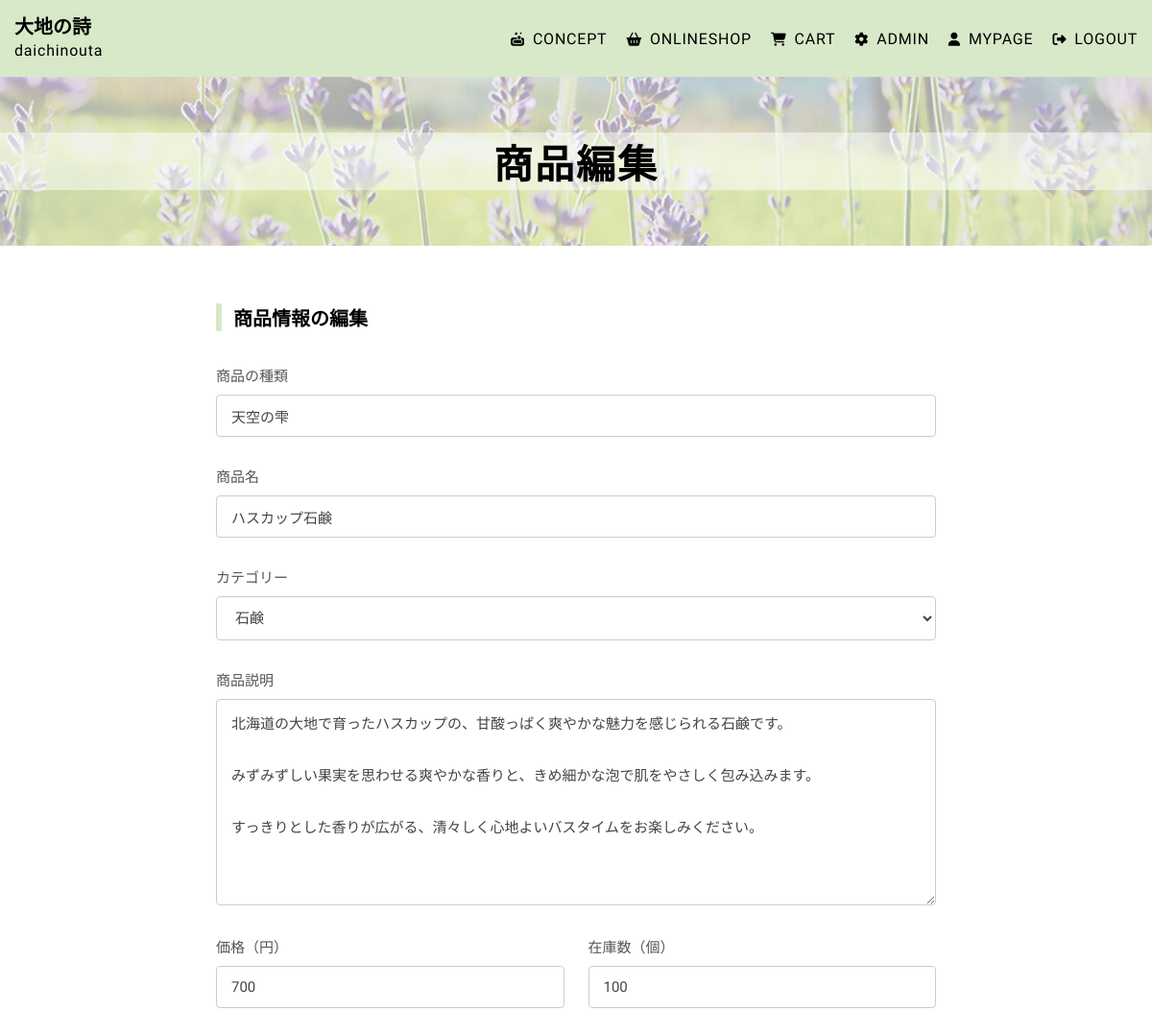
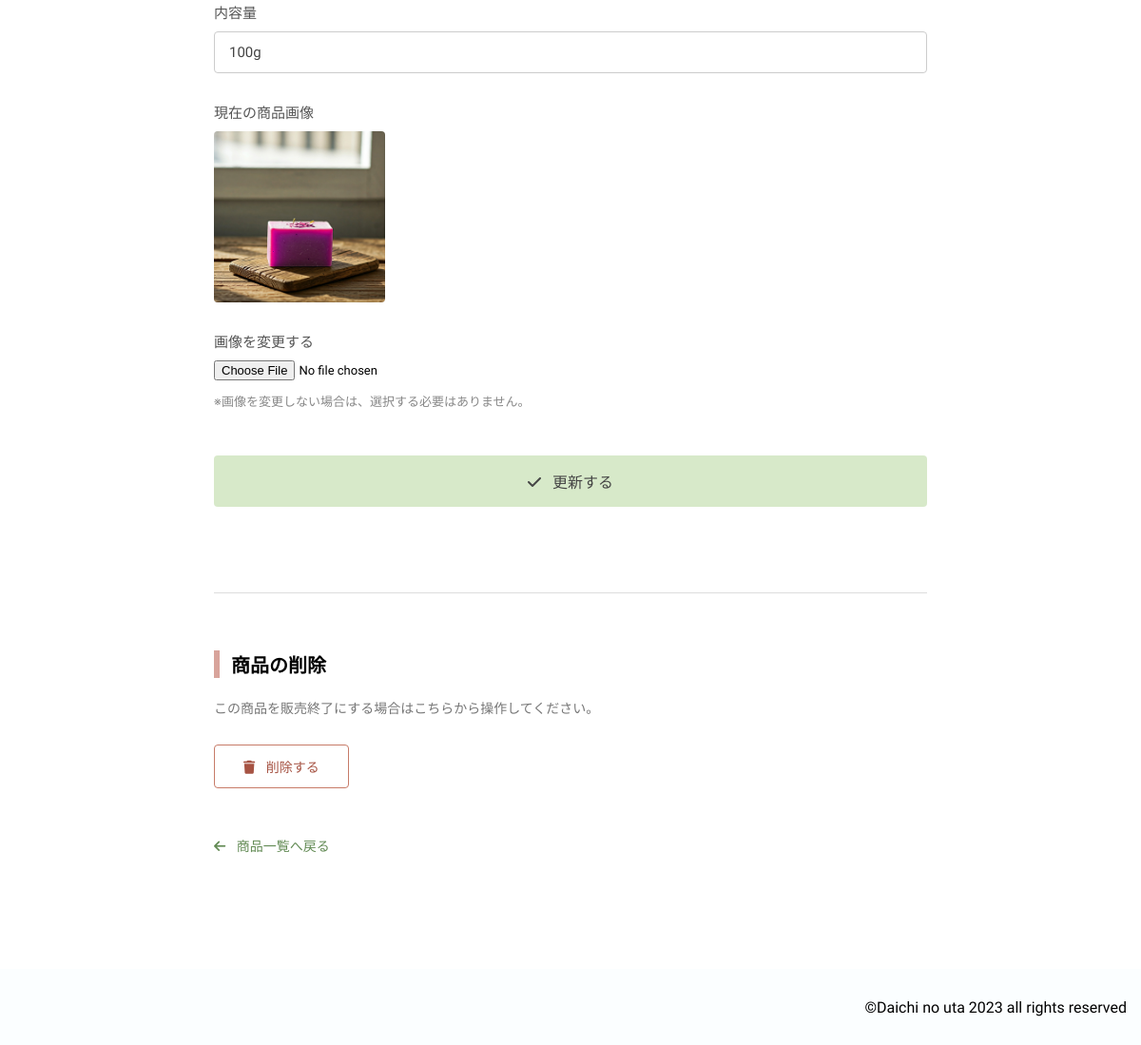
Page /update.php?id=4 (signed in) on the committed database (2 pictures, top to bottom).
### tables this page shows
CREATE TABLE `products` (
  `key_id` int(11) NOT NULL,
  `category_id` int(3) NOT NULL,
  `product` varchar(20) NOT NULL,
  `product_name` varchar(30) NOT NULL,
  `description` text NOT NULL,
  `price` int(8) NOT NULL,
  `stock` int(3) NOT NULL,
  `image` varchar(200) NOT NULL,
  `g` varchar(20) NOT NULL,
  `created_at` date NOT NULL,
  `updated_at` date NOT NULL,
  `is_active` tinyint(1) NOT NULL DEFAULT 1
);

CREATE TABLE `categories` (
  `id` int(11) NOT NULL,
  `category_name` varchar(20) NOT NULL
);

### func.php (called while the page is built)
<?php
function h(string $str){
    return htmlspecialchars($str,ENT_QUOTES);
}

### update.php (the view, shortened to what this page needs)
<?php
require_once("conn.php");
require_once("func.php");
$id = h($_GET["id"]);
$str = "SELECT * FROM products WHERE key_id = :id";
$stmt = $db->prepare($str);
$stmt->bindParam(":id", $id, PDO::PARAM_INT);
$stmt->execute();
$kekka = $stmt->fetch(PDO::FETCH_ASSOC);
$category_list = $db->query("SELECT * FROM categories");
$categories = $category_list->fetchAll(PDO::FETCH_ASSOC);
?>
<!DOCTYPE html>
<html lang="ja">
<head>
    <link rel="stylesheet" href="https://cdnjs.cloudflare.com/ajax/libs/font-awesome/6.5.1/css/all.min.css">
    <link rel="stylesheet" href="https://cdnjs.cloudflare.com/ajax/libs/font-awesome/6.5.1/css/all.min.css"><link rel="preconnect" href="https://fonts.googleapis.com">
    <link rel="stylesheet" href="css/mystyle.css">
</head>
<body>
<header>
<div class="top">
<a href="index.php">
<h2>大地の詩</h2>
<p>daichinouta</p>
</a>
</div>
<nav class="site-nav">
<ul>
<li><a href="concept.php"><i class="fa-solid fa-soap"></i>CONCEPT</a></li>
<li><a href="onlineshop.php"><i class="fa-solid fa-basket-shopping"></i>ONLINESHOP</a></li>
<li><a href="cart.php"><i class="fa-solid fa-cart-shopping"></i>CART</a></li>
<?php
    if(isset($_SESSION["login"]) and $_SESSION["login"] == "admin"){
        echo "<li><a href=\"admin.php\"><i class=\"fa-solid fa-gear\"></i>ADMIN</a></li>";
    }
    if(isset($_SESSION["login"])){
        echo "<li><a href=\"mypage.php\"><i class=\"fa-solid fa-user\"></i>MYPAGE</a></li>";
        echo "<li><a href=\"logout.php\"><i class=\"fa-solid fa-right-from-bracket\"></i>LOGOUT</a></li>";
    }
?>
</ul>
</nav>
</header>
<article class="onlineshop">
<div class="midasi">
<h2>商品編集</h2>
</div>
<div class="product-update">
<h3>商品情報の編集</h3>
    <form action="update_done.php"
          method="post"
          enctype="multipart/form-data"
          class="product-update-form">
        <div class="update-field">
            <label for="product">商品の種類</label>
            <input type="text"
                   name="product"
                   id="product"
                   value="<?= h($kekka["product"]) ?>"
                   maxlength="20"
                   required>
        </div>
        <div class="update-field">
            <label for="product_name">商品名</label>
            <input type="text"
                   name="product_name"
                   id="product_name"
                   value="<?= h($kekka["product_name"]) ?>"
                   maxlength="30"
                   required>
        </div>
        <div class="update-field">
            <label for="category_id">カテゴリー</label>
            <select name="category_id" id="category_id">
                <?php foreach ($categories as $category): ?>
                    <option
                        value="<?= h($category["id"]) ?>"
                        <?= $category["id"] == $kekka["category_id"] ? "selected" : "" ?>
                    >
                        <?= h($category["category_name"]) ?>
                    </option>
                <?php endforeach; ?>
            </select>
        </div>
        <div class="update-field">
            <label for="description">商品説明</label>
            <textarea name="description"
                      id="description"
                      rows="7"
                      required><?= h($kekka["description"]) ?></textarea>
        </div>
        <div class="update-field-row">
            <div class="update-field">
                <label for="price">価格（円）</label>
                <input type="number"
                       name="price"
                       id="price"
                       value="<?= h($kekka["price"]) ?>"
                       min="0"
                       required>
            </div>
            <div class="update-field">
                <label for="stock">在庫数（個）</label>
                <input type="number"
                       name="stock"
                       id="stock"
                       value="<?= h($kekka["stock"]) ?>"
                       min="0"
                       required>
            </div>
        </div>
        <div class="update-field">
            <label for="g">内容量</label>
            <input type="text"
                   name="g"
                   id="g"
                   value="<?= h($kekka["g"]) ?>"
                   maxlength="20"
                   required>
        </div>
        <div class="update-field">
            <label>現在の商品画像</label>
            <img src="<?= h($kekka["image"]) ?>"
                 alt="<?= h($kekka["product_name"]) ?>"
                 class="update-image">
        </div>
        <div class="update-field">
            <label for="image">画像を変更する</label>
            <input type="file"
                   name="image"
                   id="image"
                   accept="image/*">
            <p class="update-note">
                ※画像を変更しない場合は、選択する必要はありません。
            </p>
        </div>
        <button type="submit" class="update-submit">
            <i class="fa-solid fa-check"></i>
            更新する
        </button>
    </form>
    <div class="update-delete-area">
        <h3>商品の削除</h3>
        <p>この商品を販売終了にする場合はこちらから操作してください。</p>
        <form action="delete_product.php"
              method="post"
              onsubmit="return confirm('削除してよろしいですか？')">
            <button type="submit" class="update-delete">
                <i class="fa-solid fa-trash"></i>
                削除する
            </button>
        </form>
    </div>
    <div class="admin-back">
        <a href="update_products.php">
            <i class="fa-solid fa-arrow-left"></i>
            商品一覧へ戻る
        </a>
    </div>
</div>
</article>
<footer>
<small>&copy;Daichi no uta 2023 all rights reserved</small>
</footer>
</body>
</html>

### css/mystyle.css (style rules this page uses)
html { font-size: 62.5%; }
body { margin: 0; padding: 0; overflow-x: hidden; font-family: "Kiwi Maru", serif; }
header { background-color: #d7e9c9; height: 80px; display: flex; justify-content: space-between; align-items: center; }
header .top { margin-left: 15px; line-height: 8px; }
header .top a { color: inherit; text-decoration: none; }
header .top a h2 { font-size: 2rem; }
header .top a p { font-size: 1.6rem; letter-spacing: 0.05em; }
header .site-nav ul { list-style-type: none; display: flex; gap: 15px; margin-right: 15px; }
header .site-nav ul a { font-size: 1.6rem; padding-left: 5px; letter-spacing: 0.05em; color: inherit; text-decoration: none; }
header .site-nav ul a i { margin-right: 8px; font-size: 1.4rem; }
.onlineshop .midasi { height: 22vh; background-image: url(../image/大地の詩背景.jpg); background-size: cover; display: flex; justify-content: center; align-items: center; }
.onlineshop .midasi h2 { width: 100%; margin: 0; font-size: 4.1rem; text-align: center; background-color: rgba(251, 254, 255, 0.4980392157); letter-spacing: 0.05em; }
.admin-back { width: 80%; margin: 50px auto 100px; }
.admin-back a { font-size: 1.4rem; color: #638b55; text-decoration: none; }
.admin-back a i { margin-right: 8px; }
.product-update { width: 80%; max-width: 750px; margin: 60px auto 120px; min-height: 600px; }
.product-update h3 { font-size: 2rem; border-left: 6px solid #d7e9c9; padding-left: 12px; margin-bottom: 35px; }
.product-update .update-field { margin-bottom: 30px; }
.product-update .update-field label { display: block; font-size: 1.5rem; color: #555; margin-bottom: 10px; }
.product-update .update-field input:not([type=file]), .product-update .update-field select, .product-update .update-field textarea { width: 100%; padding: 12px 15px; box-sizing: border-box; border: 1px solid #ccc; border-radius: 4px; background-color: #fff; font-family: "Kiwi Maru", serif; font-size: 1.5rem; color: #444; }
.product-update .update-field textarea { resize: vertical; line-height: 1.8; }
.product-update .update-field input[type=file] { font-family: "Kiwi Maru", serif; font-size: 1.3rem; max-width: 100%; }
.product-update .update-field-row { display: grid; grid-template-columns: 1fr 1fr; gap: 25px; }
.product-update .update-image { display: block; width: 180px; height: 180px; -o-object-fit: cover; object-fit: cover; border-radius: 4px; }
.product-update .update-note { font-size: 1.3rem; color: #888; margin-top: 12px; line-height: 1.7; }
.product-update .update-submit { display: block; width: 100%; padding: 15px; margin-top: 45px; background-color: #d7e9c9; border: none; border-radius: 4px; font-family: "Kiwi Maru", serif; font-size: 1.6rem; color: #444; cursor: pointer; }
.product-update .update-submit i { margin-right: 8px; }
.product-update .update-delete-area { margin-top: 90px; padding-top: 40px; border-top: 1px solid #ddd; }
.product-update .update-delete-area h3 { border-left-color: #d8a49b; margin-bottom: 20px; }
.product-update .update-delete-area p { font-size: 1.4rem; color: #777; line-height: 1.8; margin-bottom: 25px; }
.product-update .update-delete { padding: 12px 30px; background-color: #fff; border: 1px solid #c77b68; border-radius: 4px; font-family: "Kiwi Maru", serif; font-size: 1.4rem; color: #a65343; cursor: pointer; }
.product-update .update-delete i { margin-right: 8px; }
.product-update .admin-back { width: 100%; margin: 50px 0 0; }
footer { background-color: #fbfeff; display: flex; justify-content: end; align-items: center; height: 80px; }
footer small { font-size: 1.6rem; margin-right: 15px; margin-top: 0; }

### rows in the picture
products: product "天空の雫", product_name "ハスカップ石鹸", category_id "石鹸", description "北海道の大地で育ったハスカップの、甘酸っぱく爽やかな魅力を感じられる石鹸です。 みずみずしい果実を思わせる爽やかな香りと、きめ細かな泡で肌をやさしく包み込みます。 すっきりとした香りが広がる、清々しく心地よいバスタイムをお楽しみください。", price "700", stock "100", g "100g", image (picture)
